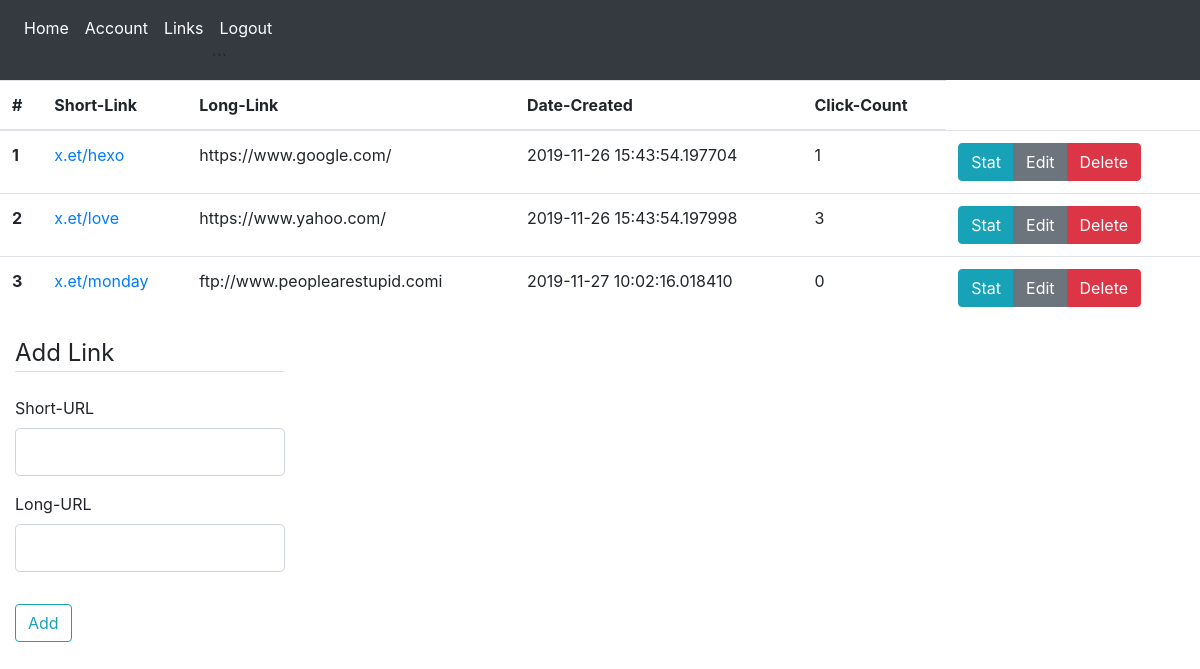
The page /links (signed in) on the database its author committed.
### short/models.py (models this page shows, shortened)
class Link(db.Model):
    id = db.Column(db.Integer, primary_key=True)
    short_link = db.Column(db.String(100), unique=True, nullable=False)
    long_link = db.Column(db.String(100), nullable=False)
    count = db.Column(db.Integer, nullable=False, default=0)
    date_created = db.Column(db.DateTime, nullable=False, default=datetime.utcnow)
    date_destroyed = db.Column(db.DateTime, nullable=True)
    user_id = db.Column(db.Integer, db.ForeignKey('user.id'), nullable=False)
    clicks = db.relationship('Click',backref='stat',lazy=True)

### short/routes.py (the view)
@app.route('/links',methods=["GET","POST"])
@login_required
def links():
    form = AddLinkForm()
    if form.validate_on_submit():
        link = Link(short_link=form.short_link.data, long_link=form.long_link.data,user_id=current_user.id)
        db.session.add(link)
        db.session.commit()
        flash("Link created successfully!",'success')
        return redirect(url_for('links',user=current_user,title='Links',form=form))
    return render_template('links.html',user=current_user,title='Links',form=form)

### short/forms.py
class AddLinkForm(FlaskForm):
    short_link = StringField("Short-URL",validators=[DataRequired(),Length(min=2,max=50)])
    long_link = StringField("Long-URL",validators=[DataRequired(),Length(min=2,max=200), URL()])
    submit = SubmitField('Add')

### short/models.py (called while the page is built)
@login_manager.user_loader
def load_user(user_id):
    return User.query.get(int(user_id))

### short/templates/links.html (shortened to what this page needs)
{% extends "layout.html" %}
        {% block content %}
        <table class="table table-hover">
          <thead>
            <tr>
              <th scope="col">#</th>
              <th scope="col">Short-Link</th>
              <th scope="col">Long-Link</th>
              <th scope="col">Date-Created</th>
              <th scope="col">Click-Count</th>
            </tr>
          </thead>
          <tbody>
              {% for link in user.links %}
            <tr>
              <th scope="row">{{ loop.index }}</th>
              <td><a href="#">{{ link.short_link }}</a></td>
              <td>{{ link.long_link }}</td>
              <td>{{ link.date_created }}</td>
              <td>{{ link.clicks|length }}</td>
              <td>
                  <div class="btn-group" role="group" aria-label="Basic example">
                      <a href="#" class="btn btn-info">Stat</a>
                      <a href="#" class="btn btn-secondary">Edit</a>
                      <a href="#" class="btn btn-danger">Delete</a>
                  </div>
              </td>
            </tr>
            {% endfor %}
          </tbody>
        </table>
<div class="content-section col-3">
    <form method="POST" action="">
        <fieldset class="form-group">
            <legend class="border-bottom mb-4">Add Link</legend>
            <div class="form-group">
                {{ form.short_link.label(class="form-control-label") }}
                {% if form.short_link.errors %}
                    {{ form.short_link(class="form-control form-control-lg is-invalid") }}
                    <div class="invalid-feedback">
                        {% for error in form.short_link.errors %}
                            <span>{{ error }}</span>
                        {% endfor %}
                    </div>
                {% else %}
                    {{ form.short_link(class="form-control form-control-lg") }}
                {% endif %}
            </div>
            <div class="form-group">
                {{ form.long_link.label(class="form-control-label") }}
                {% if form.long_link.errors %}
                    {{ form.long_link(class="form-control form-control-lg is-invalid") }}
                    <div class="invalid-feedback">
                        {% for error in form.long_link.errors %}
                            <span>{{ error }}</span>
                        {% endfor %}
                    </div>
                {% else %}
                    {{ form.long_link(class="form-control form-control-lg") }}
                {% endif %}
            </div>
        </fieldset>
        <div class="form-group">
            {{ form.submit(class="btn btn-outline-info") }}
        </div>
    </form>
</div>
      {% endblock content %}

### short/templates/layout.html (shortened to what this page needs)
<!doctype html>
<html lang="en">
  <head>
    <link rel="stylesheet" href="https://stackpath.bootstrapcdn.com/bootstrap/4.3.1/css/bootstrap.min.css">
  </head>
  <body>
    <nav class="navbar navbar-expand-lg sticky-top navbar-dark bg-dark" >
        <div class="collapse navbar-collapse" id="navbarSupportedContent">
                <ul class="navbar-nav mr-auto">
                  <li class="nav-item active">
                    <a class="nav-link" href="/">Home <span class="sr-only">(current)</span></a>
                  </li>
                  {% if current_user.is_authenticated %}
                  <li class="nav-item active">
                        <a class="nav-link" href="/account">Account <span class="sr-only">(current)</span></a>
                  </li>
                  <li class="nav-item active">
                        <a class="nav-link" href="/links">Links <span class="sr-only">(current)</span></a>
                  </li>
                  <li class="nav-item active">
                    <a class="nav-link" href="/logout">Logout <span class="sr-only">(current)</span></a>
```              </li>
                  {% endif %}
                </ul>
        </div>
    </nav>
        {% block content %}
        {% endblock %}
  </body>
</html>

### rows shown on the page
Link: short_link "x.et/hexo", long_link "https://www.google.com/", date_created "2019-11-26 15:43:54.197704", clicks|length "1"
Link: short_link "x.et/love", long_link "https://www.yahoo.com/", date_created "2019-11-26 15:43:54.197998", clicks|length "3"
Link: short_link "x.et/monday", long_link "ftp://www.peoplearestupid.comi", date_created "2019-11-27 10:02:16.018410", clicks|length "0"
